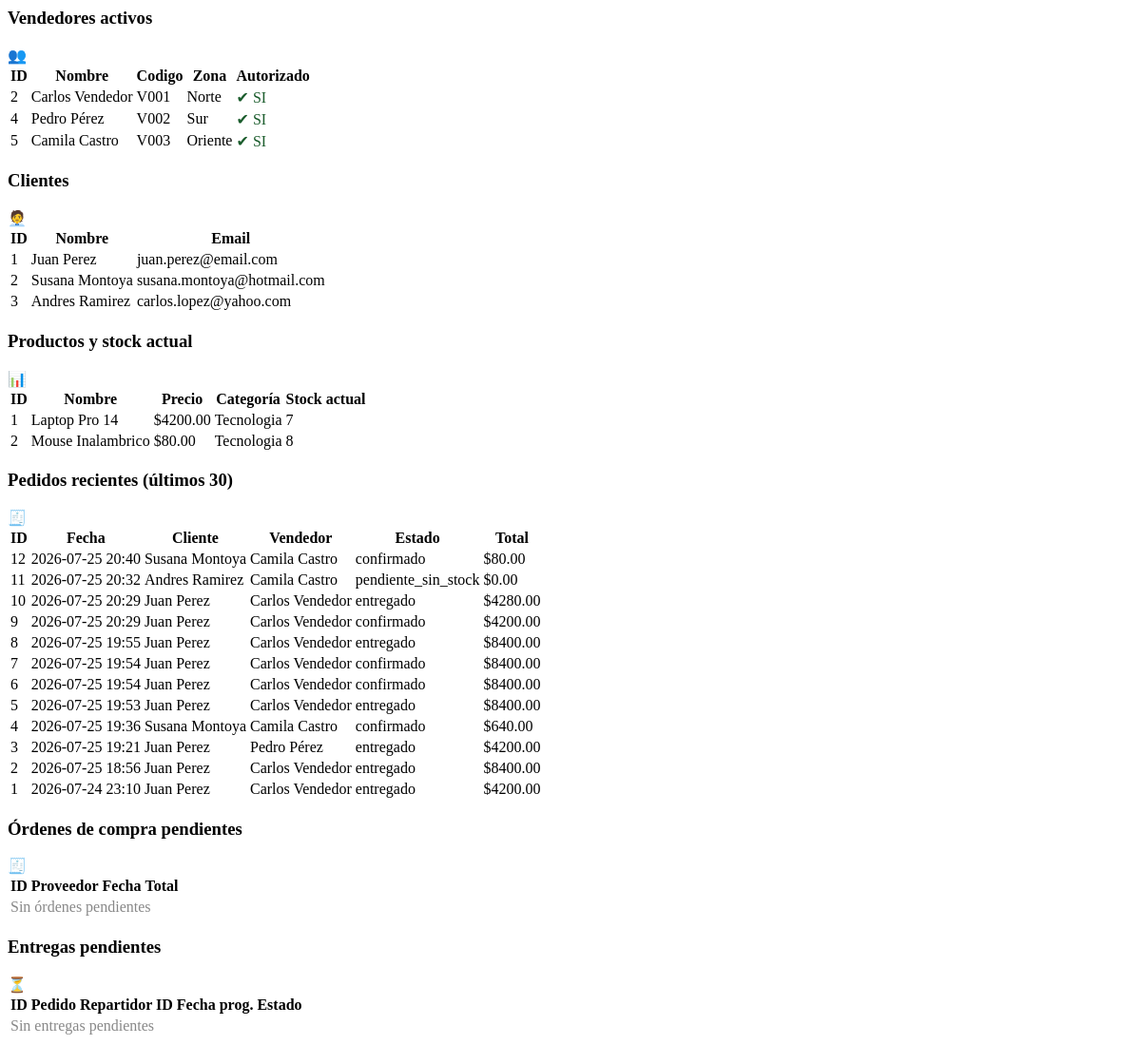
Page /_partial/consultas on the earlier database version.
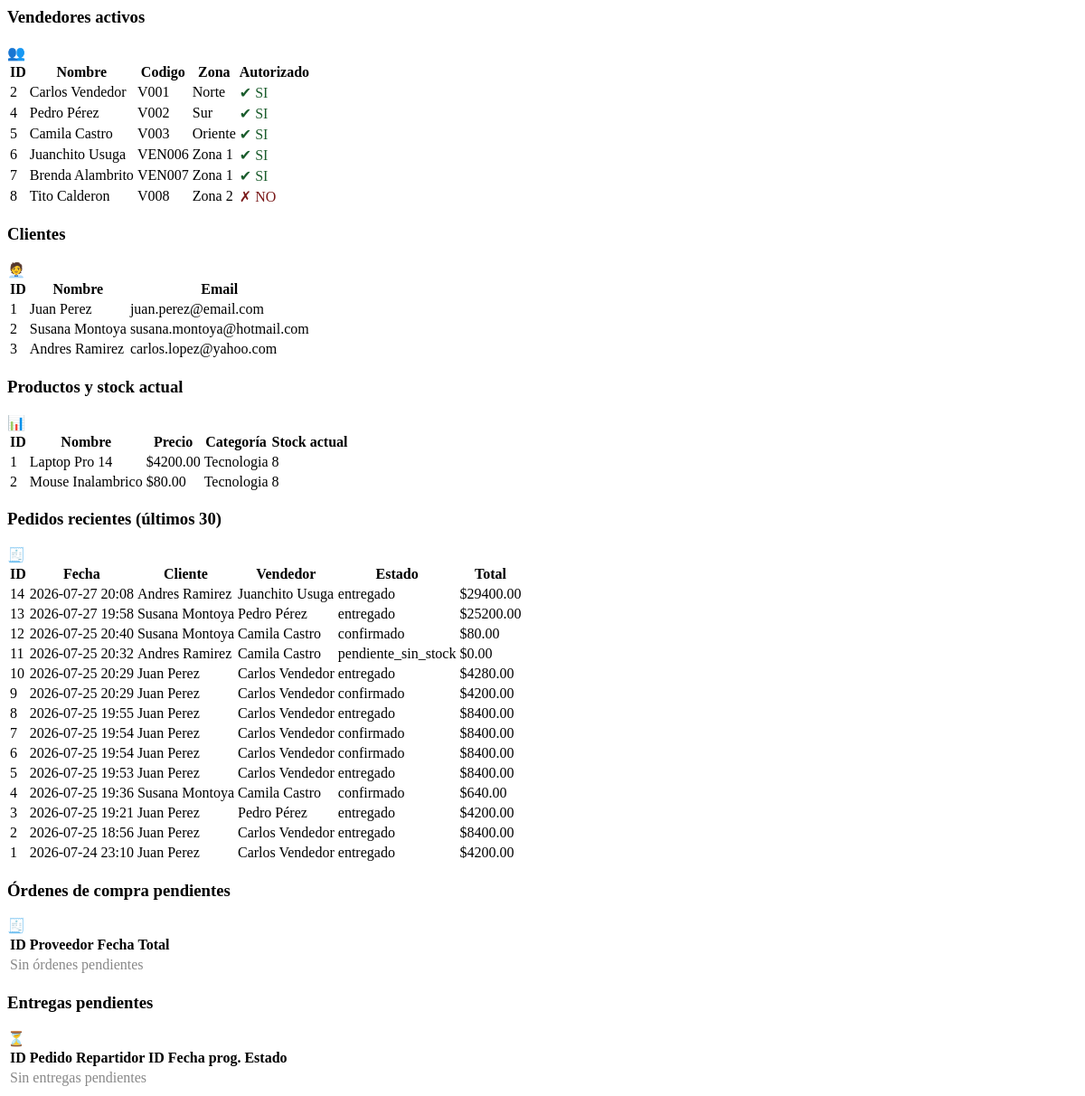
Same page on the later database version.
### tables this page shows
CREATE TABLE employees (
                id INTEGER PRIMARY KEY AUTOINCREMENT,
                nombre TEXT NOT NULL,
                email TEXT NOT NULL,
                cargo TEXT NOT NULL,
                estado TEXT NOT NULL,
                is_seller INTEGER NOT NULL DEFAULT 0,
                codigo_vendedor TEXT,
                zona TEXT
            );

CREATE TABLE clients (
                id INTEGER PRIMARY KEY AUTOINCREMENT,
                nombre TEXT NOT NULL,
                telefono TEXT NOT NULL,
                email TEXT NOT NULL,
                direccion TEXT NOT NULL
            );

CREATE TABLE products (
                id INTEGER PRIMARY KEY AUTOINCREMENT,
                nombre TEXT NOT NULL,
                descripcion TEXT NOT NULL,
                precio REAL NOT NULL,
                categoria TEXT NOT NULL,
                default_provider_id INTEGER NOT NULL,
                FOREIGN KEY (default_provider_id) REFERENCES providers(id)
            );

CREATE TABLE orders (
                id INTEGER PRIMARY KEY AUTOINCREMENT,
                cliente_id INTEGER NOT NULL,
                vendedor_id INTEGER NOT NULL,
                fecha TEXT NOT NULL,
                estado TEXT NOT NULL,
                total REAL NOT NULL,
                FOREIGN KEY (cliente_id) REFERENCES clients(id),
                FOREIGN KEY (vendedor_id) REFERENCES employees(id)
            );

### src_web/app.py (the view)
    @app.get('/_partial/consultas')
    def partial_consultas():
        servicios = get_servicios()
        vendedores = servicios.componentes_rrhh.listarVendedoresActivos()
        clientes = servicios.componentes_clientes.listarClientes()
        productos = servicios.componentes_catalogo.listarProductos()
        ordenes_pendientes = servicios.componentes_ordenes.listarOrdenesPendientes()
        entregas_pendientes = servicios.componentes_entregas.listarEntregasPendientes()
        stock_actual = {
            row['product_id']: row['cantidad_disponible']
            for row in servicios.db.conn.execute('SELECT product_id, cantidad_disponible FROM stock')
        }
        pedidos = list(servicios.db.conn.execute(
            """
            SELECT o.id, o.fecha, o.estado, o.total, c.nombre AS cliente, e.nombre AS vendedor
            FROM orders o
            JOIN clients c ON c.id = o.cliente_id
            JOIN employees e ON e.id = o.vendedor_id
            ORDER BY o.id DESC
            LIMIT 30
            """
        ))
        return render_template('_consultas.html',
                               vendedores=vendedores,
                               clientes=clientes,
                               productos=productos,
                               ordenes_pendientes=ordenes_pendientes,
                               entregas_pendientes=entregas_pendientes,
                               stock_actual=stock_actual,
                               pedidos=pedidos)

### src_shared/components.py (called while the page is built)
    def listarVendedoresActivos(self) -> List[sqlite3.Row]:
        return list(
            self.db.conn.execute(
                """
                SELECT e.id, e.nombre, e.codigo_vendedor, e.zona,
                       COALESCE(sa.activa, 0) AS autorizado
                FROM employees e
                LEFT JOIN seller_authorizations sa ON sa.seller_id = e.id
                WHERE e.is_seller = 1 AND e.estado = 'activo'
                ORDER BY e.id
                """
            )
        )

    def listarProductos(self) -> List[sqlite3.Row]:
        return list(self.db.conn.execute("SELECT * FROM products ORDER BY id"))

    def listarClientes(self) -> List[sqlite3.Row]:
        return list(self.db.conn.execute("SELECT * FROM clients ORDER BY id"))

    def listarOrdenesPendientes(self) -> List[sqlite3.Row]:
        return list(
            self.db.conn.execute(
                """
                SELECT po.id, p.nombre AS proveedor, po.fecha, po.total
                FROM purchase_orders po
                JOIN providers p ON p.id = po.proveedor_id
                WHERE po.estado = 'pendiente'
                ORDER BY po.id
                """
            )
        )

    def listarEntregasPendientes(self) -> List[sqlite3.Row]:
        return list(
            self.db.conn.execute(
                """
                SELECT id, pedido_id, repartidor_id, fecha_programada, estado
                FROM deliveries
                WHERE estado = 'programada'
                ORDER BY id
                """
            )
        )

### src_shared/database.py (called while the page is built, shortened)
    def seed(self) -> None:
        existing = self.conn.execute("SELECT COUNT(1) FROM employees").fetchone()[0]
        if existing > 0:
            return

    def close(self) -> None:
        self.conn.close()

### src_web/templates/_consultas.html (shortened to what this page needs)
<section id="tab-consultas" class="tab-panel">
    <div class="split">
        <div class="card">
            <div class="card-title-row">
                <h3>Vendedores activos</h3>
                <span class="card-icon" aria-hidden="true">👥</span>
            </div>
            <table>
                <tr><th>ID</th><th>Nombre</th><th>Codigo</th><th>Zona</th><th>Autorizado</th></tr>
                {% for v in vendedores %}
                <tr>
                    <td>{{ v.id }}</td><td>{{ v.nombre }}</td><td>{{ v.codigo_vendedor }}</td>
                    <td>{{ v.zona }}</td>
                    <td style="color:{{ '#1a5c2c' if v.autorizado == 1 else '#7a1a1a' }}">{{ "✔ SI" if v.autorizado == 1 else "✗ NO" }}</td>
                </tr>
                {% endfor %}
            </table>
        </div>
        <div class="card">
            <div class="card-title-row">
                <h3>Clientes</h3>
                <span class="card-icon" aria-hidden="true">🧑‍💼</span>
            </div>
            <table>
                <tr><th>ID</th><th>Nombre</th><th>Email</th></tr>
                {% for c in clientes %}
                <tr><td>{{ c.id }}</td><td>{{ c.nombre }}</td><td>{{ c.email }}</td></tr>
                {% endfor %}
            </table>
        </div>
    </div>
    <div class="card">
        <div class="card-title-row">
            <h3>Productos y stock actual</h3>
            <span class="card-icon" aria-hidden="true">📊</span>
        </div>
        <table>
            <tr><th>ID</th><th>Nombre</th><th>Precio</th><th>Categoría</th><th>Stock actual</th></tr>
            {% for p in productos %}
            <tr>
                <td>{{ p.id }}</td><td>{{ p.nombre }}</td>
                <td>${{ "%.2f"|format(p.precio) }}</td><td>{{ p.categoria }}</td>
                <td>{{ stock_actual.get(p.id, 0) }}</td>
            </tr>
            {% endfor %}
        </table>
    </div>
    <div class="card">
        <div class="card-title-row">
            <h3>Pedidos recientes (últimos 30)</h3>
            <span class="card-icon" aria-hidden="true">🧾</span>
        </div>
        <table>
            <tr><th>ID</th><th>Fecha</th><th>Cliente</th><th>Vendedor</th><th>Estado</th><th>Total</th></tr>
            {% for p in pedidos %}
            <tr>
                <td>{{ p.id }}</td><td>{{ p.fecha[:16] }}</td><td>{{ p.cliente }}</td>
                <td>{{ p.vendedor }}</td><td>{{ p.estado }}</td>
                <td>${{ "%.2f"|format(p.total) }}</td>
            </tr>
            {% endfor %}
        </table>
    </div>
    <div class="split">
        <div class="card">
            <div class="card-title-row">
                <h3>Órdenes de compra pendientes</h3>
                <span class="card-icon" aria-hidden="true">🧾</span>
            </div>
            <table>
                <tr><th>ID</th><th>Proveedor</th><th>Fecha</th><th>Total</th></tr>
                {% if not ordenes_pendientes %}<tr><td colspan="4" style="color:#888">Sin órdenes pendientes</td></tr>{% endif %}
            </table>
        </div>
        <div class="card">
            <div class="card-title-row">
                <h3>Entregas pendientes</h3>
                <span class="card-icon" aria-hidden="true">⏳</span>
            </div>
            <table>
                <tr><th>ID</th><th>Pedido</th><th>Repartidor ID</th><th>Fecha prog.</th><th>Estado</th></tr>
                {% if not entregas_pendientes %}<tr><td colspan="5" style="color:#888">Sin entregas pendientes</td></tr>{% endif %}
            </table>
        </div>
    </div>
</section>

Differences in the rows shown:
added employees: id "6", nombre "Juanchito Usuga", codigo_vendedor "VEN006", zona "Zona 1", autorizado "✔ SI"
added employees: id "7", nombre "Brenda Alambrito", codigo_vendedor "VEN007", zona "Zona 1", autorizado "✔ SI"
added employees: id "8", nombre "Tito Calderon", codigo_vendedor "V008", zona "Zona 2", autorizado "✗ NO"
computed for products "Laptop Pro 14": get "7" → "8"
added orders: id "14", fecha "2026-07-27 20:08", cliente "Andres Ramirez", vendedor "Juanchito Usuga", estado "entregado", total "29400.00"
added orders: id "13", fecha "2026-07-27 19:58", cliente "Susana Montoya", vendedor "Pedro Pérez", estado "entregado", total "25200.00"
